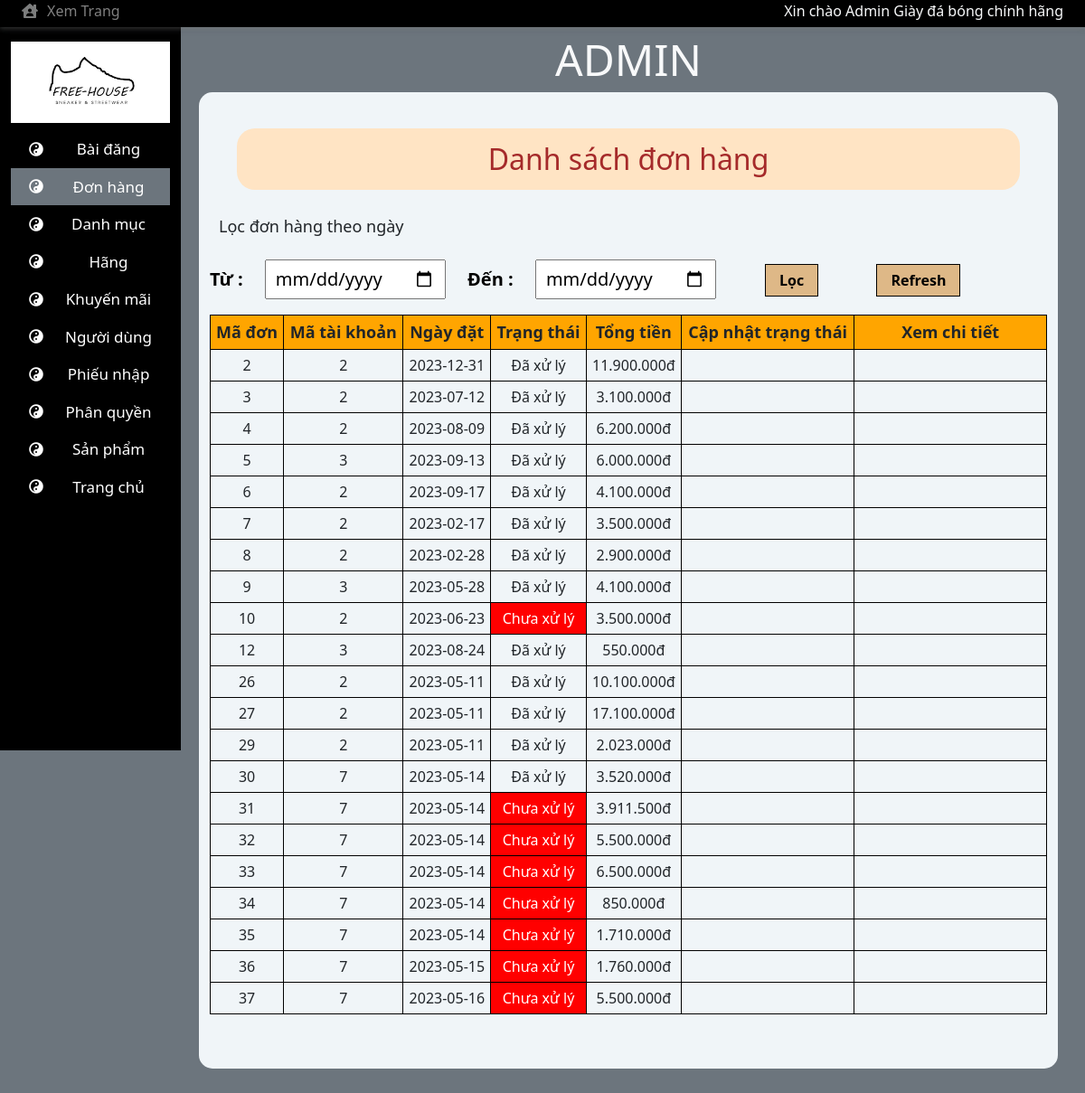
The app's page /admin/index.php?pq=Admin&id=dh with its own data.
### tables this page shows
CREATE TABLE `phanquyen` (
  `MaQuyen` varchar(50) NOT NULL,
  `MaChiTiet` varchar(50) NOT NULL
);

CREATE TABLE `chitietquyen` (
  `MaChiTiet` varchar(50) NOT NULL,
  `TenChiTiet` varchar(50) NOT NULL,
  `MoTa` varchar(50) NOT NULL
);

CREATE TABLE `donhang` (
  `MaDonHang` int(11) NOT NULL,
  `MaTaiKhoan` int(50) NOT NULL,
  `NgayDat` date NOT NULL,
  `TrangThai` tinyint(1) NOT NULL,
  `TongTien` int(11) NOT NULL
);

### db/DAOPhanQuyen.php (called while the page is built, shortened)
<?php
class DAOPhanQuyen{
    private $host = 'localhost';
    private $username = 'root';
    private $password = '';
    private $database = 'ql_cuahanggiay';
    private $conn;
    public function connect(){
        if(!$this->conn){
            $this->conn=mysqli_connect($this->host,$this->username,$this->password,$this->database);
        }
    }
    public function getQuyen($MaQuyen){
        $sql = "SELECT * FROM phanquyen,chitietquyen WHERE MaQuyen = '".$MaQuyen."' AND chitietquyen.MaChiTiet = phanquyen.MaChiTiet";
        $data=null;
        if($result = mysqli_query($this->conn,$sql)){
            while($row=mysqli_fetch_array($result)){
                    $data[] = $row;
            }
        }
        return $data;
    }
}
?>

### db/DAODonHang.php (called while the page is built, shortened)
<?php
class DAODonHang
{
    private $host = 'localhost';
    private $username = 'root';
    private $password = '';
    private $databaseName = 'ql_cuahanggiay';
    private $conn;
    public function connect()
    {
        if(!$this->conn){
            $this->conn = mysqli_connect($this->host,$this->username,$this->password,$this->databaseName);
        }
    }
    public function getList($table)
    {
        $sql = 'SELECT * FROM '.$table;
        $data = null;
        if($result = mysqli_query($this->conn,$sql)){
            while($row = mysqli_fetch_array($result)){
                $data[] = $row;
            }
            return $data;
        }
        else
            return false;
    }
}
?>

### admin/template/template_content/donhang.php (the view, shortened to what this page needs)
<?php
    $MaQuyen = $_GET['pq'];
?>
<form action="" method="POST">
    <h2 id="title_dh">Danh sách đơn hàng</h2>
    <h3 id="title_loc">Lọc đơn hàng theo ngày</h3>
    <label for="from" class="label_from">Từ :</label>
    <input type="date" name="from" id="from">
    <label for="to" class="to">Đến :</label>
    <input type="date" name="to" id="to">
    <input type="submit" name="Loc" id="Loc" value="Lọc">
    <input type="submit" name="Refresh" id="Refresh" value="Refresh">
    <table id="ds_donhang">
        <tr>
            <th>Mã đơn</th>
            <th>Mã tài khoản</th>
            <th>Ngày đặt</th>
            <th>Trạng thái</th>
            <th>Tổng tiền</th>
            <th>Cập nhật trạng thái</th>
            <th style = "width: 23%">Xem chi tiết</th>
        </tr>
        <?php
            if(isset($_POST['Loc']) == false){
                include("../db/DAODonHang.php");
                $db = new DAODonHang();
                $db->connect();
                $data = $db->getList('donhang');
                $i=0;
                while ($i < count($data)){
        ?>
                <tr>
                    <td><?php echo $data[$i][0]?></td>
                    <td><?php echo $data[$i][1]?></td>
                    <td><?php echo $data[$i][2]?></td>
                    <td <?php
                        if($data[$i][3]!=1){
                            echo "style = 'background-color: red; color: white;'";
                        }
                    ?>>
                        <?php
                            if($data[$i][3]==1){
                                echo 'Đã xử lý';
                            }
                            else{
                                echo 'Chưa xử lý';
                            }
                        ?></td>
                    <td><?php echo number_format($data[$i][4],0,',','.')."đ"?></td>
                    <td>
                        <?php
                            if($data[$i][3]!=1){
                                echo '<a href="./template/template_content/xulyDonHang.php?pq='.$MaQuyen.'&XL='.$data[$i][0].'"><div>Xử lý đơn hàng</div></a></td>';
                            }
                        ?>
                    </td>
                    <td></td>
                </tr>
        <?php
                    $i++;
                }
            }
        ?>
    </table>

### admin/template/menu_ad.php (shortened to what this page needs)
<?php
    if (isset($_GET['pq'])){
        $MaQuyen = $_GET['pq'];
        include("../db/DAOPhanQuyen.php");
        $db = new DAOPhanQuyen();
        $db->connect();
        $PQ = $db->getQuyen($MaQuyen);
        if(isset($_GET['id'])){
            $id = $_GET['id'];
        }
?>
        <div id="menu" class="col col-sm-12 col-lg-2 col-md-2 bg-black text-bg-dark position-fixed width-show-icon">
            <div class="d-none d-lg-block d-md-block" id="menu-js">
                <div class="row d-none d-lg-block d-md-block">
                    <div class="img-logo ">
                            <a href="index.php">
                            <img class="row w-100 mx-auto mt-3" src="../img/img-logo/sneaker.jpg" alt="">
                            </a>
                        </div>
                </div>
                <ul id='ulMenu' class="mt-2 list-unstyled text-black ">
                    <?php
                        $n = 0;
                        if($PQ != null){
                            $n = count($PQ);
                        }
                        for($i = 0; $i < $n;$i++){
                    ?>
                        <a href="index.php?pq=<?php echo $MaQuyen?>&id=<?php echo $PQ[$i]["MaChiTiet"]?>">
                            <li class="row LiMenu mx-0 text-center p-2 align-items-center border-secondary border-size-menu " style = "<?php if($id ==  $PQ[$i]["MaChiTiet"]){echo "background:  #6c757d";}?>">
                                <div class="col-3 px-0 d-none d-lg-flex justify-content-center">
                                    <i class="fa fa-yin-yang"></i>
                                </div>
                                <div class="col-lg-9 col-12 px-0">
                                    <p class="text-font-menu m-0"><?php echo $PQ[$i]["TenChiTiet"]?></p>
                                </div>
                            </li>
                        </a>
                    <?php
                        }
                    ?>
                </ul>
            </div>
        </div>
<?php
    }
?>

### admin/css/DonHang.css (style rules this page uses)
* { margin: 0px; padding: 0px; }
#title_dh { color: brown; margin: 30px 30px; text-align: center; background-color: bisque; border-radius: 20px; padding: 15px; }
#title_loc { margin: 10px; font-size: 18px; }
label { color: black; font-size: 20px; margin: 0px 30px; }
#from, #to { font-size: 20px; margin: 0px 20px; padding: 5px 10px; }
#Loc, #Refresh { color: black; font-weight: bold; background-color: burlywood; border: 1px solid black; padding: 5px 15px; margin: 20px 30px; cursor: pointer; }
#ds_donhang { width: 100%; border: 1px solid black; border-collapse: collapse; }
#ds_donhang th { text-align: center; border: 1px solid black; padding: 5px; font-size: 18px; background-color: orange; }
#ds_donhang td { text-align: center; font-size: 16px; border: 1px solid black; padding: 5px; }

### admin/css/admin.css (style rules this page uses)
.text-font-menu { font-size: 17px; }
* { padding: 0; margin: 0; box-sizing: border-box; }
p,a { text-decoration:none; margin: 0 !important; padding: 0 !important; }
@media (min-width: 768px) { #menu { height:100vh; top:30px !important; } }
@media (min-width: 992px) { #menu { height:100vh; top:30px !important; } }
.list-unstyled.text-black >a { color:#fff; text-decoration: none; }
#menu { left:0; overflow-y: auto; z-index: 5; }
#main > *:nth-child(2) > * { margin-top: 10px !important; margin-bottom: 10px !important; }
li.row.LiMenu.mx-0.text-center.p-2.align-items-center.border-secondary.border-size-menu { transition: box-shadow 0.5s ease; }

### admin/css/KhuyenMai.css (style rules this page uses)
* { margin: 0px; padding: 0px; }

### admin/css/PhanQuyen.css (style rules this page uses)
* { margin: 0px; padding: 0px; }
label { margin: 10px 0px; }

### admin/css/DanhMuc.css (style rules this page uses)
* { margin: 0px; padding: 0px; }
label { font-weight: bold; font-size: 20px; }

### records on screen
phanquyen: MaChiTiet.TenChiTiet "Bài đăng"
phanquyen: MaChiTiet.TenChiTiet "Đơn hàng"
phanquyen: MaChiTiet.TenChiTiet "Danh mục"
phanquyen: MaChiTiet.TenChiTiet "Hãng"
phanquyen: MaChiTiet.TenChiTiet "Khuyến mãi"
phanquyen: MaChiTiet.TenChiTiet "Người dùng"
phanquyen: MaChiTiet.TenChiTiet "Phiếu nhập"
phanquyen: MaChiTiet.TenChiTiet "Phân quyền"
phanquyen: MaChiTiet.TenChiTiet "Sản phẩm"
phanquyen: MaChiTiet.TenChiTiet "Trang chủ"
donhang: MaDonHang "2", MaTaiKhoan "2", NgayDat "2023-12-31", TrangThai "Đã xử lý", TongTien "11.900.000"
donhang: MaDonHang "3", MaTaiKhoan "2", NgayDat "2023-07-12", TrangThai "Đã xử lý", TongTien "3.100.000"
donhang: MaDonHang "4", MaTaiKhoan "2", NgayDat "2023-08-09", TrangThai "Đã xử lý", TongTien "6.200.000"
donhang: MaDonHang "5", MaTaiKhoan "3", NgayDat "2023-09-13", TrangThai "Đã xử lý", TongTien "6.000.000"
donhang: MaDonHang "6", MaTaiKhoan "2", NgayDat "2023-09-17", TrangThai "Đã xử lý", TongTien "4.100.000"
donhang: MaDonHang "7", MaTaiKhoan "2", NgayDat "2023-02-17", TrangThai "Đã xử lý", TongTien "3.500.000"
donhang: MaDonHang "8", MaTaiKhoan "2", NgayDat "2023-02-28", TrangThai "Đã xử lý", TongTien "2.900.000"
donhang: MaDonHang "9", MaTaiKhoan "3", NgayDat "2023-05-28", TrangThai "Đã xử lý", TongTien "4.100.000"
donhang: MaDonHang "10", MaTaiKhoan "2", NgayDat "2023-06-23", TrangThai "Chưa xử lý", TongTien "3.500.000"
donhang: MaDonHang "12", MaTaiKhoan "3", NgayDat "2023-08-24", TrangThai "Đã xử lý", TongTien "550.000"
donhang: MaDonHang "26", MaTaiKhoan "2", NgayDat "2023-05-11", TrangThai "Đã xử lý", TongTien "10.100.000"
donhang: MaDonHang "27", MaTaiKhoan "2", NgayDat "2023-05-11", TrangThai "Đã xử lý", TongTien "17.100.000"
donhang: MaDonHang "29", MaTaiKhoan "2", NgayDat "2023-05-11", TrangThai "Đã xử lý", TongTien "2.023.000"
donhang: MaDonHang "30", MaTaiKhoan "7", NgayDat "2023-05-14", TrangThai "Đã xử lý", TongTien "3.520.000"
donhang: MaDonHang "31", MaTaiKhoan "7", NgayDat "2023-05-14", TrangThai "Chưa xử lý", TongTien "3.911.500"
donhang: MaDonHang "32", MaTaiKhoan "7", NgayDat "2023-05-14", TrangThai "Chưa xử lý", TongTien "5.500.000"
donhang: MaDonHang "33", MaTaiKhoan "7", NgayDat "2023-05-14", TrangThai "Chưa xử lý", TongTien "6.500.000"
donhang: MaDonHang "34", MaTaiKhoan "7", NgayDat "2023-05-14", TrangThai "Chưa xử lý", TongTien "850.000"
donhang: MaDonHang "35", MaTaiKhoan "7", NgayDat "2023-05-14", TrangThai "Chưa xử lý", TongTien "1.710.000"
donhang: MaDonHang "36", MaTaiKhoan "7", NgayDat "2023-05-15", TrangThai "Chưa xử lý", TongTien "1.760.000"
donhang: MaDonHang "37", MaTaiKhoan "7", NgayDat "2023-05-16", TrangThai "Chưa xử lý", TongTien "5.500.000"
